Frame 1 (no input): blank canvas, image omitted
Frame 60 (no input): blank canvas, image omitted
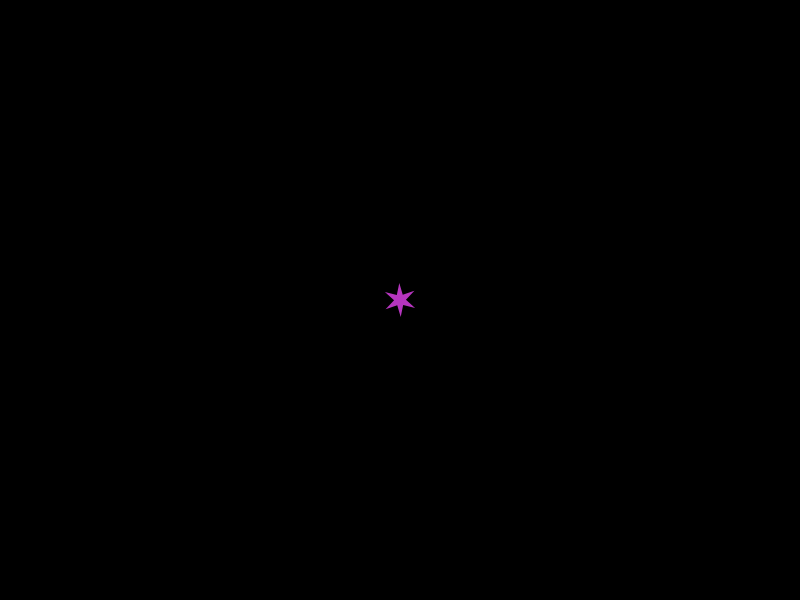
Frame 120 (the mouse pressed at the canvas centre since frame 60)

The p5.js sketch whose frames 1 and 60 were blank and that drew this single picture after the mouse press (run headless with seeded random() and noise() and a simulated clock; from frame 60 on, the mouse is pressed at the canvas centre):

// p5.js sketch
// ── sketch.js
/*

un lindo timbre para estmpar <3

*/

function setup() {
  createCanvas(displayWidth, displayHeight);
  background(0);
}

function draw() {}

function stamp(x, y) {
  blendMode(SCREEN);
  noStroke();
  fill(randomColor(), 150);
  let t, r;
  let n = round(random(3, 12)) * 2;
  let s = TWO_PI / n; // incremento angular
  let r1 = random(5, 20);
  let r2 = random(20);
  push();
  translate(x, y);
  rotate(random(TWO_PI));
  beginShape();
  for (let i = 0; i < n; i++) {
    t = i * s;
    if (i % 2 == 0) {
      r = r1;
    } else {
      r = r2;
    }
    x = cos(t) * r;
    y = sin(t) * r;
    vertex(x, y);
  }
  endShape(CLOSE);
  pop();
}

function mousePressed() {
  stamp(mouseX, mouseY);
}

function randomColor() {
  let r = random(255);
  let g = random(255);
  let b = random(255);
  let c = color(r, g, b);
  return c;


}
